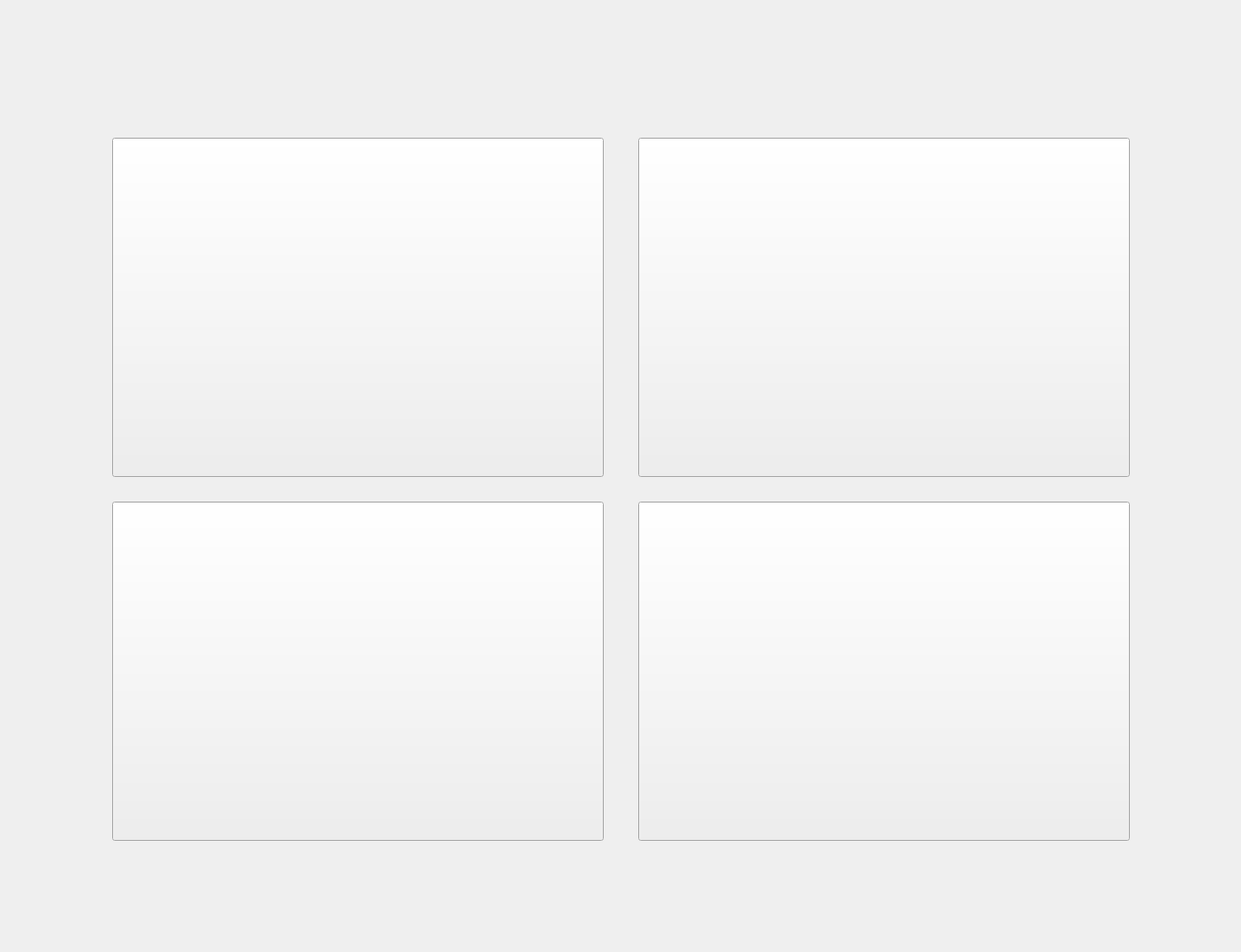
<?xml version="1.0" encoding="UTF-8"?>
<ui version="4.0">
 <class>Form_home</class>
 <widget class="QWidget" name="Form_home">
  <property name="geometry">
   <rect>
    <x>0</x>
    <y>0</y>
    <width>1262</width>
    <height>968</height>
   </rect>
  </property>
  <property name="windowTitle">
   <string>Form</string>
  </property>
  <layout class="QGridLayout" name="gridLayout_2" rowstretch="1,12">
   <property name="bottomMargin">
    <number>10</number>
   </property>
   <property name="spacing">
    <number>0</number>
   </property>
   <item row="1" column="0">
    <spacer name="verticalSpacer">
     <property name="orientation">
      <enum>Qt::Vertical</enum>
     </property>
     <property name="sizeHint" stdset="0">
      <size>
       <width>20</width>
       <height>40</height>
      </size>
     </property>
    </spacer>
   </item>
   <item row="0" column="0">
    <layout class="QVBoxLayout" name="verticalLayout" stretch="1,5">
     <property name="spacing">
      <number>45</number>
     </property>
     <item>
      <layout class="QHBoxLayout" name="horizontalLayout" stretch="2,4,2">
       <property name="topMargin">
        <number>0</number>
       </property>
       <item>
        <spacer name="horizontalSpacer">
         <property name="orientation">
          <enum>Qt::Horizontal</enum>
         </property>
         <property name="sizeHint" stdset="0">
          <size>
           <width>40</width>
           <height>20</height>
          </size>
         </property>
        </spacer>
       </item>
       <item>
        <widget class="QLabel" name="label_home_title">
         <property name="minimumSize">
          <size>
           <width>870</width>
           <height>75</height>
          </size>
         </property>
         <property name="maximumSize">
          <size>
           <width>875</width>
           <height>77</height>
          </size>
         </property>
         <property name="text">
          <string/>
         </property>
         <property name="scaledContents">
          <bool>true</bool>
         </property>
         <property name="alignment">
          <set>Qt::AlignCenter</set>
         </property>
        </widget>
       </item>
       <item>
        <spacer name="horizontalSpacer_2">
         <property name="orientation">
          <enum>Qt::Horizontal</enum>
         </property>
         <property name="sizeHint" stdset="0">
          <size>
           <width>40</width>
           <height>20</height>
          </size>
         </property>
        </spacer>
       </item>
      </layout>
     </item>
     <item>
      <layout class="QGridLayout" name="gridLayout" columnstretch="2,5,5,2">
       <property name="topMargin">
        <number>9</number>
       </property>
       <property name="horizontalSpacing">
        <number>35</number>
       </property>
       <property name="verticalSpacing">
        <number>25</number>
       </property>
       <item row="1" column="2">
        <widget class="QPushButton" name="pushButton_communication">
         <property name="minimumSize">
          <size>
           <width>500</width>
           <height>345</height>
          </size>
         </property>
         <property name="text">
          <string/>
         </property>
        </widget>
       </item>
       <item row="0" column="0">
        <spacer name="horizontalSpacer_4">
         <property name="orientation">
          <enum>Qt::Horizontal</enum>
         </property>
         <property name="sizeHint" stdset="0">
          <size>
           <width>40</width>
           <height>20</height>
          </size>
         </property>
        </spacer>
       </item>
       <item row="1" column="3">
        <spacer name="horizontalSpacer_5">
         <property name="orientation">
          <enum>Qt::Horizontal</enum>
         </property>
         <property name="sizeHint" stdset="0">
          <size>
           <width>40</width>
           <height>20</height>
          </size>
         </property>
        </spacer>
       </item>
       <item row="0" column="2">
        <widget class="QPushButton" name="pushButton_data_collect">
         <property name="minimumSize">
          <size>
           <width>500</width>
           <height>345</height>
          </size>
         </property>
         <property name="text">
          <string/>
         </property>
        </widget>
       </item>
       <item row="0" column="1">
        <widget class="QPushButton" name="pushButton_sport">
         <property name="minimumSize">
          <size>
           <width>500</width>
           <height>345</height>
          </size>
         </property>
         <property name="text">
          <string/>
         </property>
        </widget>
       </item>
       <item row="1" column="1">
        <widget class="QPushButton" name="pushButton_cloud">
         <property name="minimumSize">
          <size>
           <width>500</width>
           <height>345</height>
          </size>
         </property>
         <property name="text">
          <string/>
         </property>
        </widget>
       </item>
      </layout>
     </item>
    </layout>
   </item>
  </layout>
 </widget>
 <resources/>
 <connections/>
</ui>
